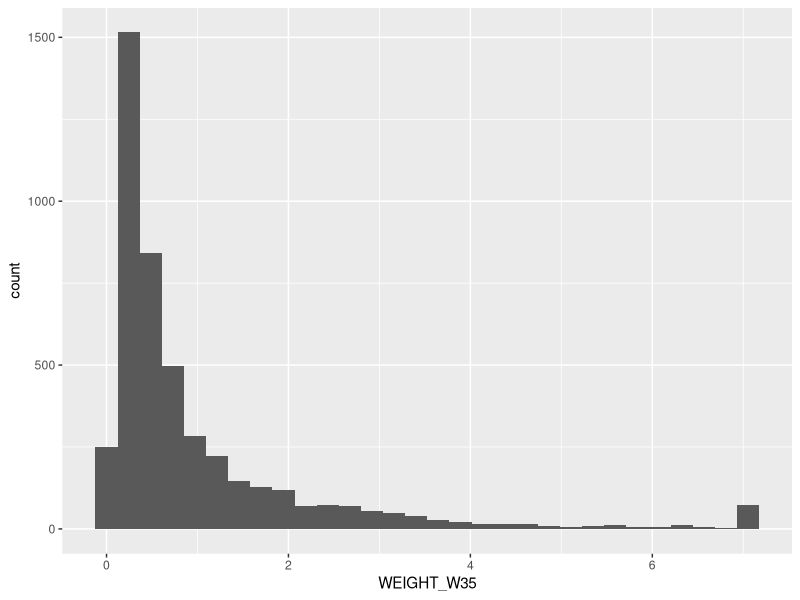

This figure's R source:
## ---- chunk 1
knitr::opts_chunk$set(echo = TRUE)
## ---- chunk 2
setwd("C:/Users/nicholas.clark/Desktop/MA206Y")
library(tidyverse)
SIL3Data=read.csv("SIL_3_Data.csv")
## ---- chunk 3
SIL3Data %>%ggplot(aes(WEIGHT_W35))+geom_histogram()
